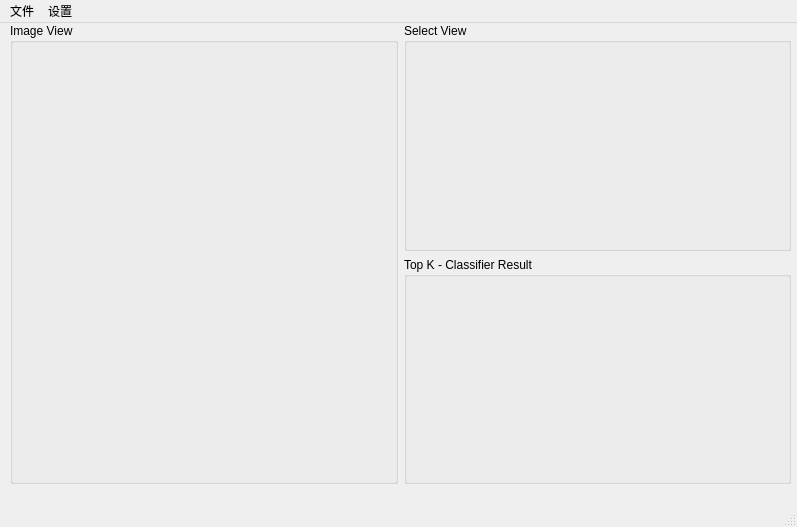
<?xml version="1.0" encoding="UTF-8"?>
<ui version="4.0">
 <class>MainWindow</class>
 <widget class="QMainWindow" name="MainWindow">
  <property name="geometry">
   <rect>
    <x>0</x>
    <y>0</y>
    <width>797</width>
    <height>527</height>
   </rect>
  </property>
  <property name="windowTitle">
   <string>MainWindow</string>
  </property>
  <widget class="QWidget" name="centralwidget">
   <property name="sizePolicy">
    <sizepolicy hsizetype="Maximum" vsizetype="Maximum">
     <horstretch>0</horstretch>
     <verstretch>0</verstretch>
    </sizepolicy>
   </property>
   <property name="cursor">
    <cursorShape>ArrowCursor</cursorShape>
   </property>
   <widget class="QWidget" name="">
    <property name="geometry">
     <rect>
      <x>10</x>
      <y>0</y>
      <width>781</width>
      <height>461</height>
     </rect>
    </property>
    <layout class="QGridLayout" name="gridLayout">
     <item row="1" column="1">
      <widget class="QGroupBox" name="groupBox">
       <property name="title">
        <string>Top K - Classifier Result</string>
       </property>
      </widget>
     </item>
     <item row="0" column="1">
      <widget class="QGroupBox" name="selectedViewGrpBox">
       <property name="title">
        <string>Select View</string>
       </property>
      </widget>
     </item>
     <item row="0" column="0" rowspan="2">
      <widget class="QGroupBox" name="imageViewGrpBox">
       <property name="title">
        <string>Image View</string>
       </property>
      </widget>
     </item>
    </layout>
   </widget>
  </widget>
  <widget class="QMenuBar" name="menubar">
   <property name="geometry">
    <rect>
     <x>0</x>
     <y>0</y>
     <width>797</width>
     <height>35</height>
    </rect>
   </property>
   <widget class="QMenu" name="menu">
    <property name="title">
     <string>文件</string>
    </property>
    <addaction name="action"/>
   </widget>
   <widget class="QMenu" name="menu_2">
    <property name="title">
     <string>设置</string>
    </property>
    <widget class="QMenu" name="menuK">
     <property name="title">
      <string>K</string>
     </property>
     <addaction name="action1"/>
     <addaction name="action5"/>
     <addaction name="action10"/>
    </widget>
    <addaction name="menuK"/>
   </widget>
   <addaction name="menu"/>
   <addaction name="menu_2"/>
  </widget>
  <widget class="QStatusBar" name="statusbar"/>
  <action name="action">
   <property name="text">
    <string>打开文件</string>
   </property>
  </action>
  <action name="action1">
   <property name="text">
    <string>1</string>
   </property>
  </action>
  <action name="action5">
   <property name="text">
    <string>5</string>
   </property>
  </action>
  <action name="action10">
   <property name="text">
    <string>10</string>
   </property>
  </action>
 </widget>
 <resources/>
 <connections/>
</ui>
